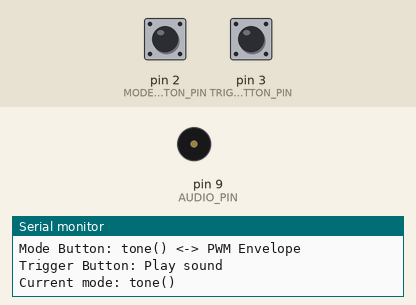
Recording of a sketch running on a simulated Arduino Uno, built with avr-gcc and run on an emulated ATmega328P. On the bench: buzzer (waves = sounding), the last lines printed to the serial monitor. The inputs (shaded band) are chosen by the test bench; at power-on: pin 3 (TRIGGER_BUTTON_PIN) HIGH, pin 2 (MODE_BUTTON_PIN) HIGH.

Above: at 1.2 s.
1.3 s: pin 3 (TRIGGER_BUTTON_PIN) pulled LOW for 0.15 s
At 1.9 s:
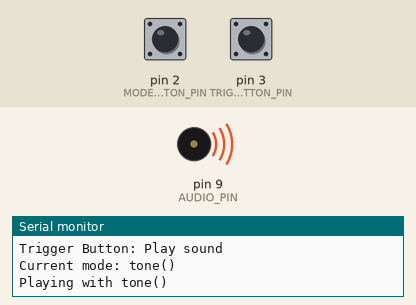
3.5 s: pin 2 (MODE_BUTTON_PIN) pulled LOW for 0.15 s
5.1 s: pin 2 (MODE_BUTTON_PIN) pulled LOW for 1 s
Timing chart, 0 to 8.1 s (numbered marks = the images above; inputs shaded):
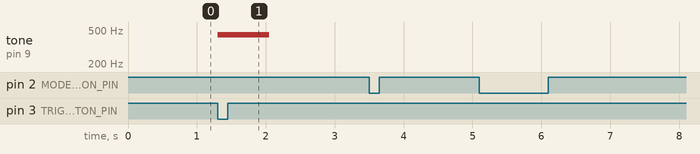

The sketch:

volume_comparison_test.ino
```cpp
/*
 * Volume Comparison Test - tone()関数との音量比較テスト
 *
 * 機能:
 * - tone()関数とPWMエンベロープ付き音声の音量比較
 * - ボタンで切り替えて音量差を確認
 *
 * ピン配置:
 * - 9: 音声出力 (PWM/tone共用)
 * - 2: 切り替えボタン (LOW=tone(), HIGH=PWMエンベロープ)
 * - 3: トリガーボタン (LOW=音声再生)
 */

#define AUDIO_PIN 9
#define MODE_BUTTON_PIN 2
#define TRIGGER_BUTTON_PIN 3

// tone()モード用
bool useToneMode = true;
bool lastModeButtonState = HIGH;
bool lastTriggerButtonState = HIGH;

// PWMエンベロープモード用
const float FREQUENCY = 440.0; // A4音
const int SINE_TABLE_SIZE = 256;
int sineTable[SINE_TABLE_SIZE];
float phaseAccumulator = 0;
float phaseIncrement;
const float SAMPLE_RATE = 8000.0;

// エンベロープ設定
const unsigned long ATTACK_TIME = 50;   // 短いアタック
const unsigned long SUSTAIN_TIME = 500; // サステイン時間
const unsigned long RELEASE_TIME = 200; // 短いリリース

struct EnvelopeState {
  bool active;
  unsigned long startTime;
  float amplitude;
  enum Phase { ATTACK, SUSTAIN, RELEASE, IDLE } phase;
} envelope;

void setup() {
  Serial.begin(9600);

  // ピン設定
  pinMode(AUDIO_PIN, OUTPUT);
  pinMode(MODE_BUTTON_PIN, INPUT_PULLUP);
  pinMode(TRIGGER_BUTTON_PIN, INPUT_PULLUP);

  // サイン波テーブル生成（tone()と同じ音量レベル）
  generateSineTable();

  // 位相増分計算
  phaseIncrement = (FREQUENCY * SINE_TABLE_SIZE) / SAMPLE_RATE;

  // エンベロープ初期化
  envelope.active = false;
  envelope.amplitude = 0;
  envelope.phase = EnvelopeState::IDLE;

  // タイマー1設定
  setupTimer1();

  Serial.println("Volume Comparison Test Ready");
  Serial.println("Mode Button: tone() <-> PWM Envelope");
  Serial.println("Trigger Button: Play sound");
  Serial.print("Current mode: ");
  Serial.println(useToneMode ? "tone()" : "PWM Envelope");
}

void loop() {
  // モード切り替えボタン
  bool modeButtonState = digitalRead(MODE_BUTTON_PIN);
  if (modeButtonState == LOW && lastModeButtonState == HIGH) {
    useToneMode = !useToneMode;
    Serial.print("Mode changed to: ");
    Serial.println(useToneMode ? "tone()" : "PWM Envelope");

    // tone()を停止（もし再生中なら）
    if (useToneMode) {
      noTone(AUDIO_PIN);
    }
    delay(200); // チャタリング防止
  }
  lastModeButtonState = modeButtonState;

  // トリガーボタン
  bool triggerButtonState = digitalRead(TRIGGER_BUTTON_PIN);
  if (triggerButtonState == LOW && lastTriggerButtonState == HIGH) {
    playSound();
    delay(200); // チャタリング防止
  }
  lastTriggerButtonState = triggerButtonState;

  // PWMモードの場合のエンベロープ更新
  if (!useToneMode) {
    updateEnvelope();
  }

  delay(10);
}

void playSound() {
  if (useToneMode) {
    // tone()関数で再生
    Serial.println("Playing with tone()");
    tone(AUDIO_PIN, FREQUENCY, 750); // 750ms再生
  } else {
    // PWMエンベロープで再生
    Serial.println("Playing with PWM Envelope");
    envelope.active = true;
    envelope.startTime = millis();
    envelope.phase = EnvelopeState::ATTACK;
    envelope.amplitude = 0;
    phaseAccumulator = 0;
  }
}

void updateEnvelope() {
  if (!envelope.active) return;

  unsigned long currentTime = millis();
  unsigned long elapsed = currentTime - envelope.startTime;

  switch (envelope.phase) {
    case EnvelopeState::ATTACK:
      if (elapsed < ATTACK_TIME) {
        envelope.amplitude = (float)elapsed / ATTACK_TIME;
      } else {
        envelope.phase = EnvelopeState::SUSTAIN;
        envelope.startTime = currentTime;
      }
      break;

    case EnvelopeState::SUSTAIN:
      envelope.amplitude = 1.0;
      if (elapsed >= SUSTAIN_TIME) {
        envelope.phase = EnvelopeState::RELEASE;
        envelope.startTime = currentTime;
      }
      break;

    case EnvelopeState::RELEASE:
      if (elapsed < RELEASE_TIME) {
        float progress = (float)elapsed / RELEASE_TIME;
        envelope.amplitude = 1.0 - progress;
      } else {
        envelope.active = false;
        envelope.amplitude = 0;
        envelope.phase = EnvelopeState::IDLE;
      }
      break;

    case EnvelopeState::IDLE:
      envelope.amplitude = 0;
      break;
  }
}

void generateSineTable() {
  for (int i = 0; i < SINE_TABLE_SIZE; i++) {
    float angle = (2.0 * PI * i) / SINE_TABLE_SIZE;
    // tone()と同じ音量レベル（約25%の振幅）
    sineTable[i] = (int)(64 * sin(angle));
  }
}

void setupTimer1() {
  // Timer1をCTCモードで設定
  TCCR1A = 0;
  TCCR1B = 0;
  TCNT1 = 0;

  // 8kHzのサンプリング周波数設定
  OCR1A = 1999; // 16MHz / (1 * (1999+1)) = 8kHz
  TCCR1B |= (1 << WGM12); // CTCモード
  TCCR1B |= (1 << CS10);  // プリスケーラ1
  TIMSK1 |= (1 << OCIE1A); // Compare Aマッチ割り込み有効
}

// タイマー1割り込みハンドラ（PWM音声生成）
ISR(TIMER1_COMPA_vect) {
  int sample = 0;

  if (!useToneMode && envelope.active && envelope.amplitude > 0) {
    // サイン波生成
    int tableIndex = (int)phaseAccumulator % SINE_TABLE_SIZE;
    sample = sineTable[tableIndex];

    // エンベロープ適用
    sample = (int)(sample * envelope.amplitude);

    // 位相更新
    phaseAccumulator += phaseIncrement;
    if (phaseAccumulator >= SINE_TABLE_SIZE) {
      phaseAccumulator -= SINE_TABLE_SIZE;
    }
  }

  // tone()モードの時はPWM出力を停止
  if (useToneMode) {
    return;
  }

  // 出力範囲調整とPWM出力
  sample = constrain(sample + 127, 0, 255);
  analogWrite(AUDIO_PIN, sample);
}
```

Measured:
- after the input at 1.3 s, tone on pin 9 (AUDIO_PIN): silent → 440 Hz at once, → silent 0.75 s later
